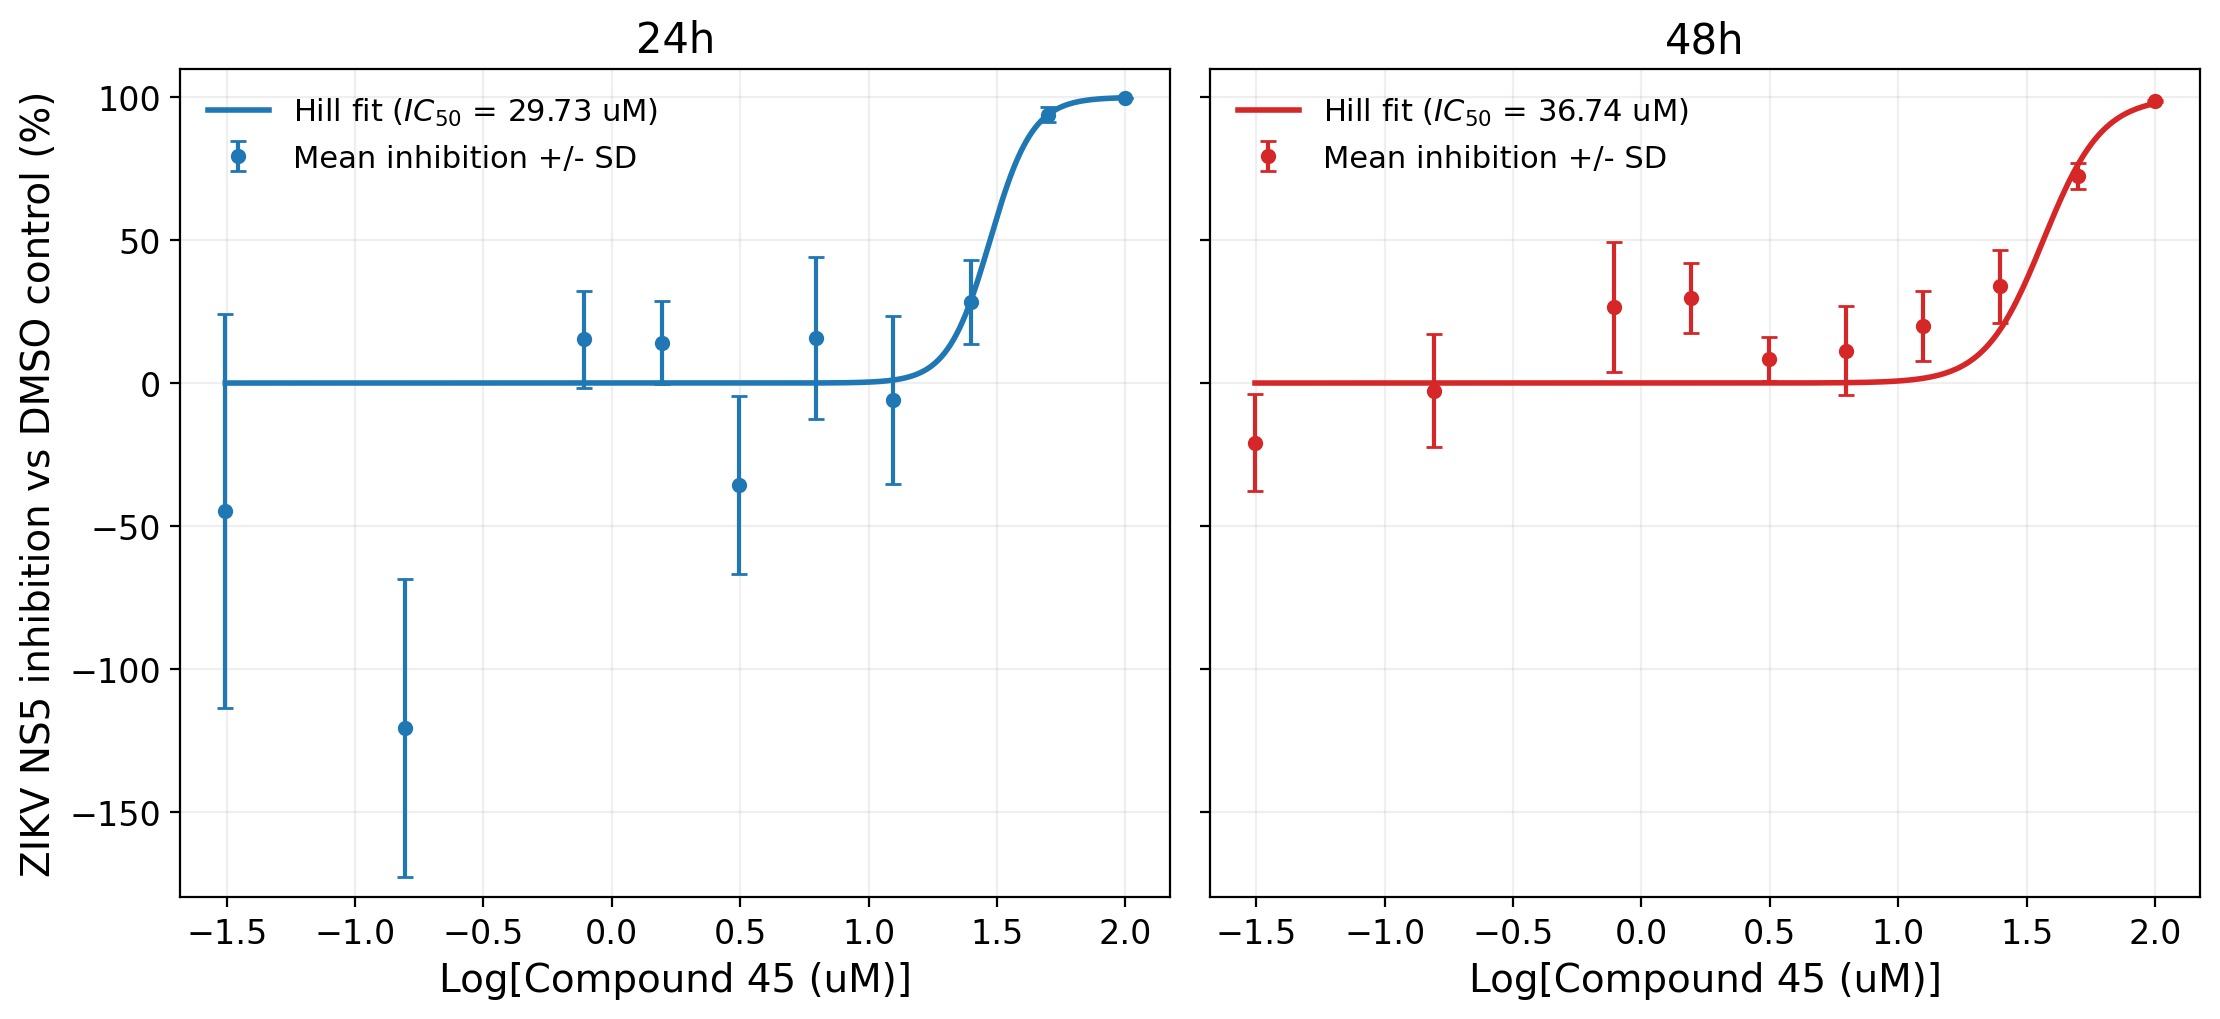

The Python source for this figure:
"""Generate Figure 14: Compound 45 ZIKV NS5 inhibition dose response."""

from dataclasses import dataclass
from pathlib import Path

import matplotlib

matplotlib.use("Agg")

import matplotlib.pyplot as plt
import numpy as np
import pandas as pd


BASE_DIR = Path(__file__).resolve().parent
SUMMARY_TABLE = BASE_DIR / "Figure14_timepoint_dose_response_summary.csv"
IC50_TABLE = BASE_DIR / "Figure14_timepoint_ic50_estimates.csv"
OUTPUT_PREFIX = BASE_DIR / "Figure14"


@dataclass(frozen=True)
class DoseResponseFit:
    ic50_uM: float
    hill_slope: float

    def predict_pct_inhibition(self, concentration_uM: np.ndarray) -> np.ndarray:
        concentration_uM = np.asarray(concentration_uM, dtype=float)
        return 100.0 / (1.0 + (self.ic50_uM / concentration_uM) ** self.hill_slope)


def main() -> None:
    summary = pd.read_csv(SUMMARY_TABLE)
    ic50 = pd.read_csv(IC50_TABLE)
    if summary.empty or ic50.empty:
        raise SystemExit("Missing Figure 14 dose-response data.")

    fig, axes = plt.subplots(1, 2, figsize=(11.2, 5.2), dpi=200, sharex=True, sharey=True)
    colors = {"24h": "#1f77b4", "48h": "#d62728"}
    yerr_all = summary["SD_Inhibition"].fillna(0)
    y_min = float((summary["Mean_Inhibition"] - yerr_all).min())
    y_max = float((summary["Mean_Inhibition"] + yerr_all).max())
    y_lo = np.floor((min(0.0, y_min) - 5.0) / 10.0) * 10.0
    y_hi = np.ceil((max(100.0, y_max) + 5.0) / 10.0) * 10.0

    for ax, timepoint in zip(axes, ["24h", "48h"]):
        sub = summary[summary["Timepoint"] == timepoint].sort_values("Concentration_uM")
        if sub.empty:
            ax.set_title(f"{timepoint} (no data)")
            continue

        x = np.log10(sub["Concentration_uM"].to_numpy(dtype=float))
        y = sub["Mean_Inhibition"].to_numpy(dtype=float)
        yerr = sub["SD_Inhibition"].fillna(0).to_numpy(dtype=float)
        fit_row = ic50[ic50["Timepoint"] == timepoint].iloc[0]
        fit = DoseResponseFit(
            ic50_uM=float(fit_row["IC50_uM"]),
            hill_slope=float(fit_row["Hill_slope"]),
        )
        smooth_x = np.logspace(np.log10(sub["Concentration_uM"].min()), np.log10(sub["Concentration_uM"].max()), 300)
        smooth_y = fit.predict_pct_inhibition(smooth_x)

        ax.errorbar(
            x,
            y,
            yerr=yerr,
            fmt="o",
            capsize=3,
            markersize=4.5,
            color=colors[timepoint],
            label="Mean inhibition +/- SD",
        )
        ax.plot(
            np.log10(smooth_x),
            smooth_y,
            color=colors[timepoint],
            linewidth=2,
            linestyle="-",
            label=rf"Hill fit ($IC_{{50}}$ = {fit.ic50_uM:.2f} uM)",
        )
        ax.set_title(timepoint, fontsize=15)
        ax.grid(alpha=0.2)
        ax.tick_params(axis="both", labelsize=12)
        ax.legend(frameon=False, fontsize=11, loc="upper left")

    for ax in axes:
        ax.set_xlabel("Log[Compound 45 (uM)]", fontsize=14)
    axes[0].set_ylabel("ZIKV NS5 inhibition vs DMSO control (%)", fontsize=14)
    axes[0].set_ylim(y_lo, y_hi)

    fig.tight_layout()
    fig.savefig(OUTPUT_PREFIX.with_suffix(".png"), bbox_inches="tight")
    fig.savefig(OUTPUT_PREFIX.with_suffix(".pdf"), bbox_inches="tight")
    plt.close(fig)


if __name__ == "__main__":
    main()
